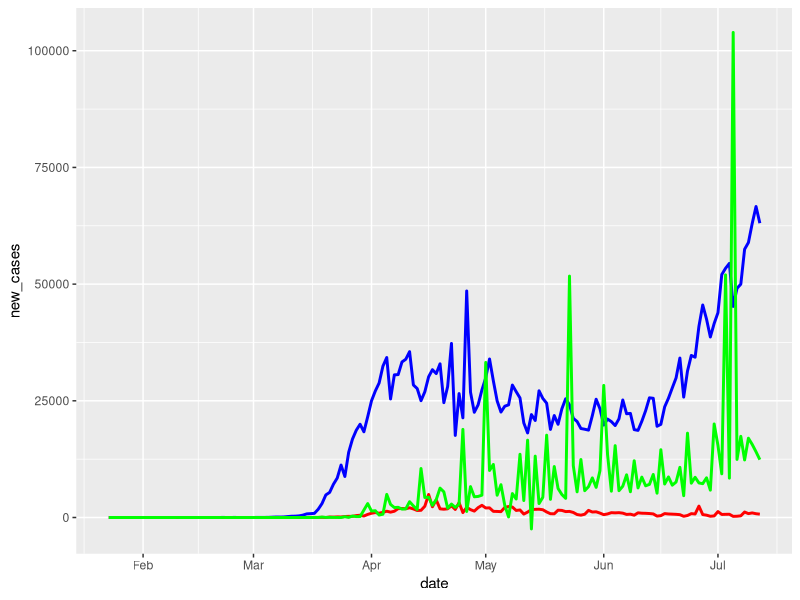
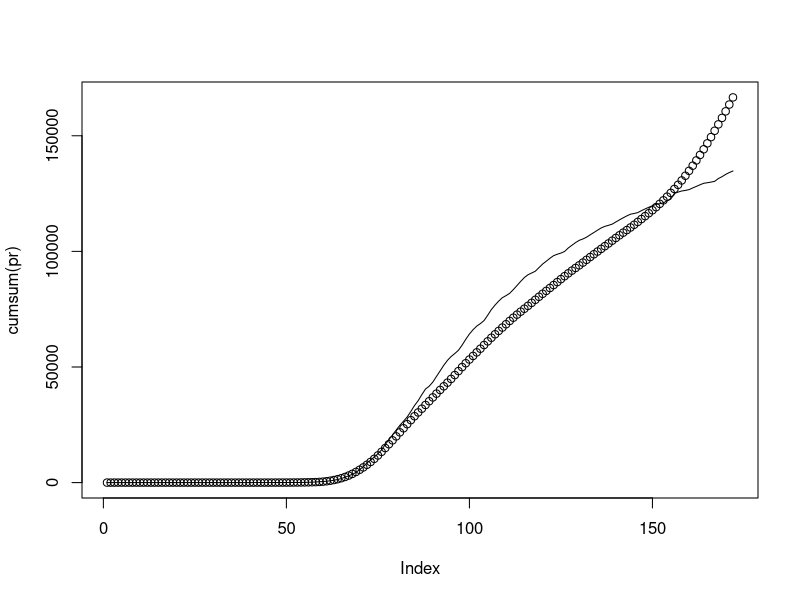
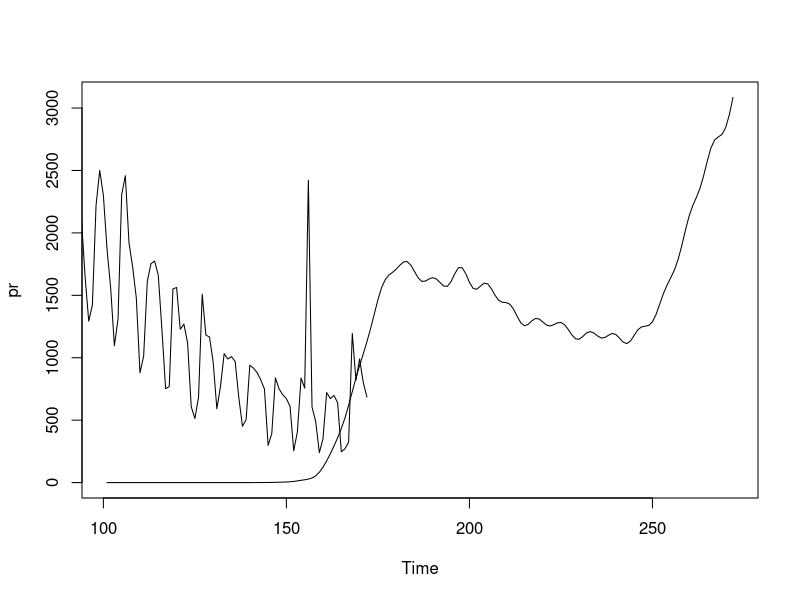
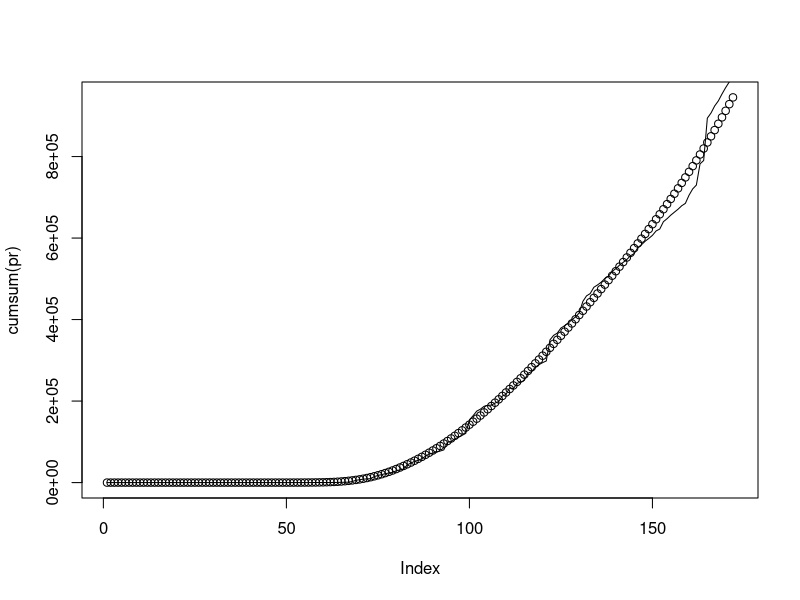
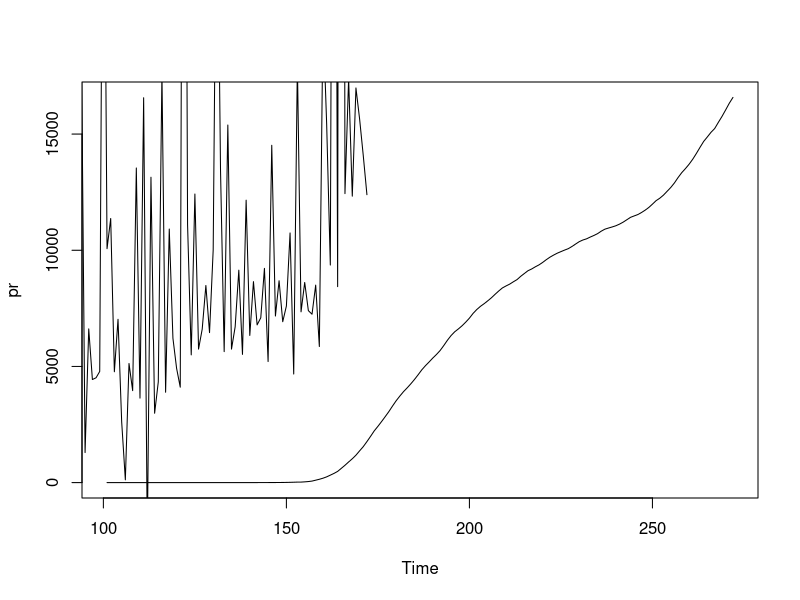

These charts were generated, in order, by the following R code:
covid_data <- read.csv("mydata/merged.csv")
covid_data$date <- as.Date(covid_data$date)

library(ggplot2)

extract_region <- function(data, country) {
  res <- covid_data[covid_data$location == country,]
  res$NewCases <- c(0, diff(res$Confirmed))
  res$NewRecovered <- c(0, diff(res$Recovered))
  res$NewDeaths <- c(0, diff(res$Deaths))
  
  res$NewConfirmed[is.na(res$Confirmed)] = 0
  res$NewDeaths[is.na(res$Deaths)] = 0
  
  res$new_cases[is.na(res$new_cases)] = 0
  res$new_deaths[is.na(res$new_deaths)] = 0
  
  res$NewRecovered[is.na(res$Recovered)] = 0
  
  res$DateIndex <- unclass(res$date)
  res$NewCasesSmooth <- loess(NewCases ~ DateIndex, data=res, span=0.1)$fitted
  res$NewRecoveredSmooth <- loess(NewRecovered ~ DateIndex, data=res, span=0.1)$fitted
  res$NewDeathsSmooth <- loess(NewDeaths ~ DateIndex, data=res, span=0.1)$fitted
  res
}


#model here

pred <- function(pad_data, pdf) {
  l <- length(pdf) - 1
  res <- (filter(pad_data, pdf, method = "convolution", sides = 1, circular = FALSE, init = 0))
  return(tail(res,-l))  
}
# 
# pred_grad <- function(pad_data, pdf_grad) {
#   l <- length(pdf) - 1
#   res <- (filter(pad_data, pdf, method = "convolution", sides = 1, circular = FALSE, init = 0))
#   return(tail(res,-l))  
# }

residue <- function(truth, pad_data, pdf) {
  pr <- pred(pad_data,pdf)
#  plot(pr)
#  lines(truth)
  
  return(pr - truth)
}

loss2 <- function(truth, pad_data, pdf) {
  l <- (norm(residue(truth, pad_data, pdf), type="2"))
  #print(l)
  return(l)
}

loss <- function(truth, pad_data, pdf) {
  l <- (norm(cumsum(residue(truth, pad_data, pdf)), type="2"))
  l
}




loss2 <- function(truth, pad_data, pdf) {
  l <- (mean(cumsum(residue(truth, pad_data, pdf))^2/(abs(truth)+1)))
  print(l)
  return(l)
}


loss2 <- function(truth, pad_data, pdf) {
  l <- (mean(cumsum(residue(truth, pad_data, pdf))^2/(abs(cumsum(truth))+1)))
  print(l)
  return(l)
}

softplus <- function(x) {
  ifelse(x > 20, x, log1p(1+exp(x)))
}


softplus_d <- function(x) {
  ifelse(x > 20, 1, 1/(1+exp(-x)))
}

pdf_param <-function(param,l) {
  param[1:2] <- softplus(param[1:2])
  x <- 0:l
  size <- param[2]
  mu <- param[1]
  pdf <- (dnbinom(x, size = param[2], mu = param[1])) * param[3];
  pdf
}

pdf_grad_param <-function(param,l) {
  param_grad <- softplus_d(param[1:2])
  param[1:2] <- softplus(param[1:2])
  x <- 0:l
  size <- param[2]
  mu <- param[1]
  p <- size/(size + mu)
  grad_size <- digamma(x + size) - digamma(size) + log(p) + 1 - p - x/(size + mu)
  grad_p <- size/p - x/(1-p)
  
  
  pdf <- (dnbinom(x, size = param[2], mu = param[1]));
  
  #d_p_size =  size/(size+mu)^2
  d_p_mu <- -size/(size+mu)^2
  grad_mu <- grad_p * d_p_mu
  
  grad_par1 <- grad_mu * param[3] * param_grad[1]
  grad_par2 <- grad_size  * param[3] * param_grad[2]
  
  pdf_grad <- list(
    pdf * grad_par1 ,
    pdf * grad_par2,
    pdf
  )
}

add_pad <- function(data, l) {
  return(c(rep(data[1], l), data))
}

fit <- function(truth, data, l,init = c(7, 1, 30, 1, 0.12), pad = T, method = "CG") {
  if (pad) {
    data <- add_pad(data, l)
  }
  
  eval <- function(truth, pad_data, param){
    loss(truth, data, pdf_param(param, l))
  }
  
  loss_grad_norm <- function(pad_data, pdf_grad) {
    2 * cumsum(pred(pad_data,pdf_grad))
  }
  
  grad <- function(truth, pad_data, param){
    pdf <- pdf_param(param, l)
    res <- cumsum(residue(truth, pad_data, pdf))
    loss <- norm(res, type="2")
    res <- res / (2 * loss)
    
    pdf_grad <- pdf_grad_param(param, l)
    c(
      loss_grad_norm(pad_data, pdf_grad[[1]]) %*%res,
      loss_grad_norm(pad_data, pdf_grad[[2]]) %*%res,
      loss_grad_norm(pad_data, pdf_grad[[3]]) %*%res
    )
  }
  
  s1 <- sum(truth$deaths) + 1
  s2 <- sum(truth$recovered) + 1
  
  fn <-  function(param) {
    l <- eval(truth$deaths, data, c(param[1],param[2], param[5]))/s1 +
      eval(truth$recovered, data, c(param[3],param[4], 1 - param[5]))/s2
    print(l)
    l
  }
  
  gr <-  function(param) {
    #print(param)
    gd <- grad(truth$deaths, data, c(param[1],param[2], param[5])) / s1
    gr <-grad(truth$recovered, data, c(param[3],param[4], 1 - param[5])) / s2
    res <- c  (
      gd[1],
      gd[2],
      gr[1],
      gr[2],
      gd[3]-gr[3]
    )
    print(res)
    res
  } 
  
  if (method == "GD") {
    grad_descend(init, fn, gr, 0.01)
  } else {
   optim(init, fn = fn, gr = gr, method = method)
  }
}



plot_model <- function(truth, data, param, l, pad = T) {
  if (pad) {
    data <- add_pad(data, l)
  }
  pdf <- pdf_param(param, l)
  pr <- pred(data, pdf)
  plot(pr)
  lines(truth)
}


plot_cum_model <- function(truth, data, param, l, pad = T) {
  if (pad) {
    data <- add_pad(data, l)
  }
  pdf <- pdf_param(param, l)
  pr <- pred(data, pdf)
  plot(cumsum(pr))
  lines(cumsum(truth))
}
# 

grad_descend <- function(param, fn, grad, lr) {
  old_res = 0
  res <- fn(param)
  while(abs(old_res-res) > 0.01) {
    param = param - grad(param) * lr
    old_res <- res
    res <- fn(param)
  }
  param
}

country = "US"
data <- extract_region(covid_data, country)

ggplot(data, aes(x = date)) + geom_line(aes(y=new_cases), color = "blue", size = 1) + geom_line(aes(y=new_deaths), color = "red", size = 1) + geom_line(aes(y=NewRecovered), color = "green", size = 1)

#fitting BFGS Nelder-Mead L-BFGS-B CG SANN
mod <- fit(method= "BFGS", list(deaths = data$new_deaths, recovered = data$NewRecovered), data$new_cases, 100, init = c(7, 1, 37, 2, 0.12))
#refine
mod <- fit(method= "Nelder-Mead", list(deaths = data$new_deaths, recovered = data$NewRecovered), data$new_cases, 100, init = mod$par)
#final loss
print(mod$value)

par <- mod$par; par[1:4] <- softplus(par[1:4])
print(par)

plot_cum_model(data$NewDeaths, data$NewCases, c(mod$par[1], mod$par[2], mod$par[5]), 100)
plot_model    (data$NewDeaths, data$NewCases,  c(mod$par[1], mod$par[2], mod$par[5]), 100)


plot_cum_model(data$NewRecovered, data$NewCases, c(mod$par[3], mod$par[4], 1 - mod$par[5]), 100)
plot_model    (data$NewRecovered, data$NewCases,  c(mod$par[3], mod$par[4], 1 -mod$par[5]), 100)